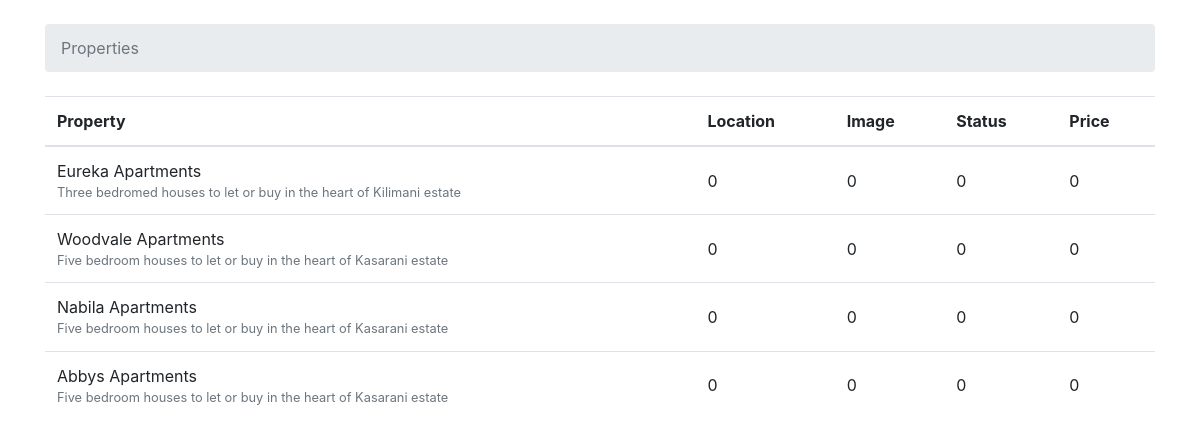
The page / on the database its author committed.
### Properties/models.py (models this page shows, shortened)
class Property(models.Model):
    name =models.CharField(max_length=130, primary_key=True,unique=True)
    description = models.TextField(max_length=400)
    location =models.CharField(max_length=30)
    image = models.CharField (max_length=30, unique=True)
    status = models.BooleanField(default=False, null=False)
    price = models.DecimalField(max_digits=10,decimal_places=2, null=False)

### Properties/views.py (the view)
# urls.py: 2. Add a URL to urlpatterns:  path('', views.home, name='home')
def home(request):
    properties = Property.objects.all()
    return render(request,'home.html', {'properties': properties})

### templates/home.html (shortened to what this page needs)
{% load static %}<!DOCTYPE html>
<html>
  <head>
    <link rel="stylesheet" href="https://maxcdn.bootstrapcdn.com/bootstrap/4.0.0/css/bootstrap.min.css">
  </head>
  <body>
    <div class="container">
      <ol class="breadcrumb my-4">
        <li class="breadcrumb-item active">Properties</li>
      </ol>
      <table class="table">
        <thead class="thead-inverse">
          <tr>
          <th>Property</th>
          <th>Location</th>
          <th>Image</th>
          <th>Status</th>
          <th>Price</th>
        </tr>
      </thead>
      <tbody>
        {% for Property in properties %}
          <tr>
            <td>
              {{ Property.name }}
              <small class="text-muted d-block">{{ Property.description }}</small>
              </td>
            <td class="align-middle">0</td>
            <td class="align-middle">0</td>
            <td class="align-middle">0</td>
            <td class="align-middle">0</td>
          </tr>
        {% endfor %}
      </tbody>
    </table>
  </body>
</html>

### rows shown on the page
Property: name "Eureka Apartments", description "Three bedromed houses to let or buy in the heart of Kilimani estate"
Property: name "Woodvale Apartments", description "Five bedroom houses to let or buy in the heart of Kasarani estate"
Property: name "Nabila Apartments", description "Five bedroom houses to let or buy in the heart of Kasarani estate"
Property: name "Abbys Apartments", description "Five bedroom houses to let or buy in the heart of Kasarani estate"
